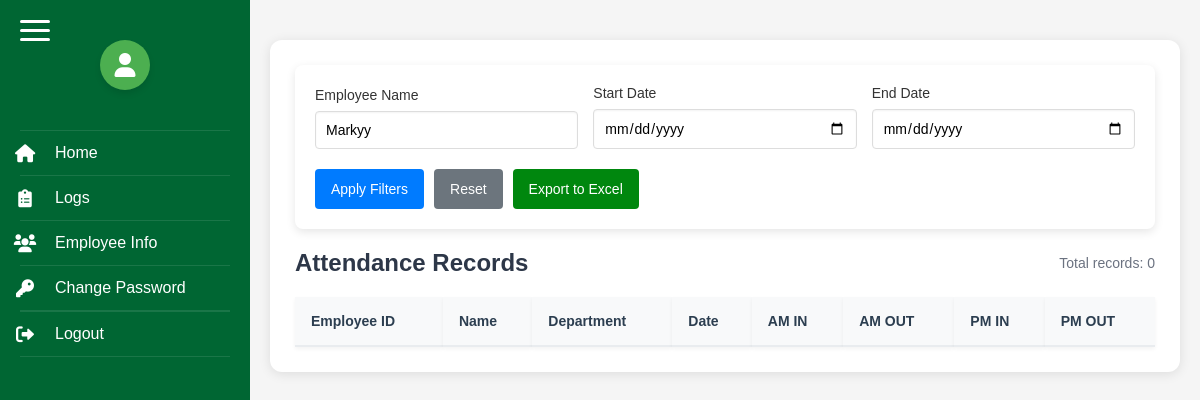
Before: /logs.php?employee_name=Markyy (signed in) with the older database file.
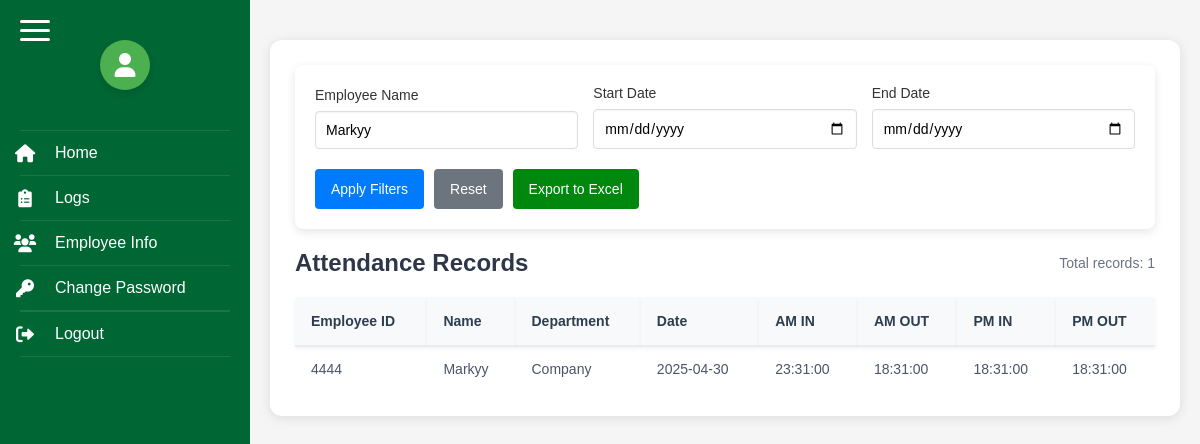
After: the same page with the newer database file.
### tables this page shows
CREATE TABLE `emp_rec` (
  `ID` int(11) NOT NULL,
  `EMP_ID` varchar(20) DEFAULT NULL,
  `AM_IN` time DEFAULT NULL,
  `AM_OUT` time DEFAULT NULL,
  `PM_IN` time DEFAULT NULL,
  `PM_OUT` time DEFAULT NULL,
  `DATE` date NOT NULL,
  `NOTE` varchar(255) DEFAULT NULL
);

CREATE TABLE `emp_info` (
  `ID` varchar(20) NOT NULL,
  `Name` varchar(50) NOT NULL,
  `DEPT` varchar(255) NOT NULL,
  `STATUS` varchar(20) NOT NULL
);

### logs.php (the view, shortened to what this page needs)
<?php
require_once 'includes/db_connect.php';
$filter_start_date = isset($_GET['start_date']) ? $_GET['start_date'] : '';
$filter_end_date = isset($_GET['end_date']) ? $_GET['end_date'] : '';
$filter_name = isset($_GET['employee_name']) ? $_GET['employee_name'] : '';
$query = "SELECT e.ID as EMP_ID, e.Name, e.DEPT, r.DATE, r.AM_IN, r.AM_OUT, r.PM_IN, r.PM_OUT
          FROM emp_info e
          LEFT JOIN emp_rec r ON e.ID = r.EMP_ID
          WHERE 1=1";
$params = [];
if ($filter_name) {
    $query .= " AND e.Name LIKE ?";
    $params[] = "%$filter_name%";
}
$query .= " ORDER BY e.ID, r.DATE DESC";
$stmt = $pdo->prepare($query);
$stmt->execute($params);
$records = $stmt->fetchAll(PDO::FETCH_ASSOC);
?>
<!DOCTYPE html>
<html>
<head>
    <link rel="stylesheet" href="https://cdnjs.cloudflare.com/ajax/libs/font-awesome/6.0.0/css/all.min.css">
</head>
<body>
    <?php include 'sidebar.php'; ?>
    <div class="main-content">
        <div class="logs-table">
            <div class="filter-container">
                <form method="GET" action="" class="filter-form">
                    <div class="filter-group">
                        <label class="filter-label">Employee Name</label>
                        <input type="text" name="employee_name" class="filter-input" value="<?php echo htmlspecialchars($filter_name); ?>" placeholder="Enter employee name">
                    </div>
                    <div class="filter-group">
                        <label class="filter-label">Start Date</label>
                        <input type="date" name="start_date" class="filter-input" value="<?php echo htmlspecialchars($filter_start_date); ?>">
                    </div>
                    <div class="filter-group">
                        <label class="filter-label">End Date</label>
                        <input type="date" name="end_date" class="filter-input" value="<?php echo htmlspecialchars($filter_end_date); ?>">
                    </div>
                    <div class="filter-actions">
                        <button type="submit" class="filter-button">Apply Filters</button>
                        <a href="logs.php" class="filter-button reset-button">Reset</a>
                        <button id="exportExcelBtn" class="export-button">Export to Excel</button>
                    </div>
                </form>
            </div>
            <div class="table-header">
                <h2 class="table-title">Attendance Records</h2>
                <div class="results-count">Total records: <?php echo count($records); ?></div>
            </div>
            <table>
                <thead>
                    <tr>
                        <th>Employee ID</th>
                        <th>Name</th>
                        <th>Department</th>
                        <th>Date</th>
                        <th>AM IN</th>
                        <th>AM OUT</th>
                        <th>PM IN</th>
                        <th>PM OUT</th>
                    </tr>
                </thead>
                <tbody>
                    <?php foreach ($records as $record): ?>
                    <tr>
                        <td><?php echo htmlspecialchars($record['EMP_ID']); ?></td>
                        <td><?php echo htmlspecialchars($record['Name']); ?></td>
                        <td><?php echo htmlspecialchars($record['DEPT']); ?></td>
                        <td><?php echo htmlspecialchars($record['DATE']); ?></td>
                        <td><?php echo htmlspecialchars($record['AM_IN'] ?? ''); ?></td>
                        <td><?php echo htmlspecialchars($record['AM_OUT'] ?? ''); ?></td>
                        <td><?php echo htmlspecialchars($record['PM_IN'] ?? ''); ?></td>
                        <td><?php echo htmlspecialchars($record['PM_OUT'] ?? ''); ?></td>
                    </tr>
                    <?php endforeach; ?>
                </tbody>
            </table>
        </div>
    </div>
</body>
</html>

### sidebar.php (shortened to what this page needs)
<!DOCTYPE html>
<html lang="en">
<head>
    <link rel="stylesheet" href="https://cdnjs.cloudflare.com/ajax/libs/font-awesome/6.0.0/css/all.min.css">
</head>
<body>
    <div class="sidebar">
        <div class="burger-menu">
            <div class="burger-bar"></div>
            <div class="burger-bar"></div>
            <div class="burger-bar"></div>
        </div>
        <div class="profile-icon">
            <i class="fas fa-user"></i>
        </div>
        <div class="nav-links">
            <a href="index.php">
                <span class="nav-icon">
                    <i class="fas fa-home"></i>
                </span>
                <span class="nav-text">Home</span>
            </a>
            <a href="logs.php">
                <span class="nav-icon">
                    <i class="fas fa-clipboard-list"></i>
                </span>
                <span class="nav-text">Logs</span>
            </a>
            <a href="employeeinfo.php">
                <span class="nav-icon">
                    <i class="fas fa-users"></i>
                </span>
                <span class="nav-text">Employee Info</span>
            </a>
            <a href="change_password.php" class="nav-link">
                <span class="nav-icon">
                    <i class="fas fa-key"></i>
                </span>
                <span class="nav-text">Change Password</span>
            </a>
            <button class="logout-btn" onclick="window.location.href='logout.php'">
                <span class="nav-icon">
                    <i class="fas fa-sign-out-alt"></i>
                </span>
                <span class="nav-text">Logout</span>
            </button>
        </div>
    </div>
</body>
</html>

### logs.php (style rules this page uses)
* { margin: 0; padding: 0; box-sizing: border-box; font-family: Arial, sans-serif; }
body { display: flex; min-height: 100vh; }
.main-content { flex: 1; padding: 20px; background-color: #f5f5f5; position: relative; }
.logs-table { background-color: white; padding: 25px; border-radius: 12px; box-shadow: 0 2px 12px rgba(0, 0, 0, 0.1); margin: 20px 0; }
.logs-table table { width: 100%; border-collapse: separate; border-spacing: 0; font-size: 14px; }
.logs-table thead { position: sticky; top: 90px; z-index: 99; }
.logs-table th { background-color: #f8f9fa; color: #2c3e50; font-weight: 600; padding: 16px; text-align: left; border-bottom: 2px solid #e9ecef; white-space: nowrap; box-shadow: 0 2px 4px rgba(0, 0, 0, 0.05); }
.logs-table td { padding: 14px 16px; border-bottom: 1px solid #edf2f7; color: #4a5568; }
.logs-table tbody tr:last-child td { border-bottom: none; }
.filter-container { position: sticky; top: 0; z-index: 100; margin-bottom: 20px; padding: 20px; background-color: #fff; border-radius: 8px; box-shadow: 0 3px 10px rgba(0, 0, 0, 0.1); }
.filter-form { display: flex; flex-wrap: wrap; gap: 15px; align-items: flex-end; }
.filter-group { flex: 1; min-width: 200px; }
.filter-label { display: block; margin-bottom: 8px; font-weight: 500; color: #333; font-size: 14px; }
.filter-input { width: 100%; padding: 10px; border: 1px solid #ddd; border-radius: 4px; font-size: 14px; box-shadow: inset 0 1px 2px rgba(0,0,0,0.05); }
.filter-actions { display: flex; gap: 10px; margin-top: 5px; }
.filter-button { background-color: #007bff; color: white; padding: 10px 16px; border: none; border-radius: 4px; cursor: pointer; font-size: 14px; transition: background-color 0.2s; flex-shrink: 0; height: 40px; display: flex; align-items: center; justify-content: center; }
.export-button { background-color:rgb(0, 135, 14); color: white; padding: 10px 16px; border: none; border-radius: 4px; cursor: pointer; font-size: 14px; transition: background-color 0.2s; flex-shrink: 0; height: 40px; display: flex; align-items: center; justify-content: center; }
.reset-button { background-color: #6c757d; text-decoration: none; color: white; }
.table-header { display: flex; justify-content: space-between; align-items: center; margin-bottom: 20px; }
.table-title { font-size: 1.5rem; color: #2d3748; font-weight: 600; }
.results-count { color: #6b7280; font-size: 14px; }
.profile-icon { width: 50px; height: 50px; display: flex; align-items: center; margin: 20px auto; justify-content: center; background-color: #4CAF50; border-radius: 50%; box-shadow: 0 4px 6px rgba(0, 0, 0, 0.1); color: white; font-size: 24px; transition: transform 0.3s ease-in-out; }

Changed rows visible on the page:
added emp_rec: EMP_ID.ID "4444", EMP_ID.Name "Markyy", EMP_ID.DEPT "Company", DATE "2025-04-30", AM_IN "23:31:00", AM_OUT "18:31:00", PM_IN "18:31:00", PM_OUT "18:31:00"
Other visible differences:
count($records): "0" → "1"
